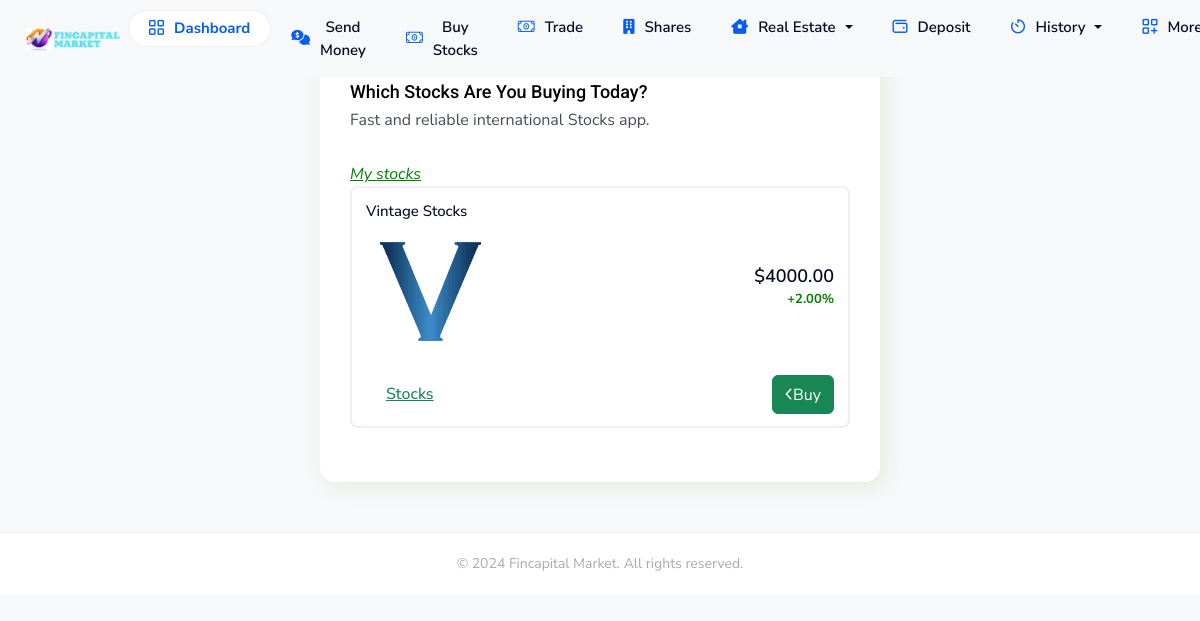
Page /comp_stocks (signed in) on the committed database.
### userapp/models.py (models this page shows)
class stocks_plan(models.Model):
    name = models.CharField(max_length=255)
    symbol = models.CharField(max_length=10, unique=True)
    image = models.FileField(upload_to='stocc/')
    description = models.TextField()
    current_price = models.DecimalField(max_digits=50, decimal_places=2)
    profit_active = models.BooleanField(default=True)  # Whether profit or loss is active
    profit_start_seconds = models.IntegerField(null=True, blank=True)  # Seconds to activate profit
    loss_start_seconds = models.IntegerField(null=True, blank=True)  # Seconds to activate loss
    profit_percentage = models.DecimalField(max_digits=5, decimal_places=2, default=5.00)
    loss_percentage = models.DecimalField(max_digits=5, decimal_places=2, default=5.00)

### userapp/views.py (the view)
# urls.py: path('comp_stocks',views.comp_stocks,name='comp_stocks'),
@login_required
def comp_stocks(request):
  user = request.user
  x = stocks_plan.objects.all()
  if request.method == 'POST':
     amount = request.POST.get('amount')
     a_id = request.POST.get('a_id')
     sp = stocks_plan.objects.get(id=a_id)
     cc = compStocks.objects.create(user=user,stocks_plan=sp,current_price=amount,transaction_type='buy')
     cc.save()
     messages.success(request,'stocks bought successfully')
     return redirect('stock_list')
  else:
   return render(request, 'user/comp_stocks.html',locals())

### userapp/context_processors.py (called while the page is built)
def notifications_processor(request):
    notif = None  # Initialize notifications as None
    if request.user.is_authenticated:  # Check if the user is logged in
        try:
            notif = notification.objects.filter(user=request.user)
        except notification.DoesNotExist:
            notif = None
    return {'notifications': notif}  # Return notifications to be available globally

### template/user/comp_stocks.html (shortened to what this page needs)
{% extends 'user/base.html' %}
{% load static %}
{% block content %}
        <div class="calculator" style="margin-top: 50px;">
            <div class="calculator-header">
                <h5 style="color: black;">Which stocks are you buying today?</h5>
                <p class="mb-0">Fast and reliable international Stocks app.</p>
            </div>
            <a href="/stock_list" style="margin-bottom: 2rem;color: green;font-style: italic;text-decoration: underline;">My stocks</a>
            <div class="calculator-body">
                <div class="row g-4">
                {% for x in x %}
                    <div class="col-12">
                        <div class="input-amount-box" id="inputAmountBox2">
                            <div class="input-amount-wrapper">
                                <label class="form-label mb-1">{{x.name}}</label>
                                <div class="input-amount-box-inner" id="inputAmountBoxInner2">
                                        <img class="img" id="{{x.image.url}}" src="{{x.image.url}}" alt="" style="width: 30%;border-radius: 20%;">
                                    <div class="text-area w-100">
                                        <div class=" gap-3 justify-content-between">
                                            <input type="text"
                                                   name="" readonly id="" placeholder="0.00"
                                                   value="${{x.current_price}}"
                                                   v-model="get_amount" @change="sendValue"
                                                   @keypress="onlyNumber"
                                                   onkeyup="this.value = this.value.replace (/^\.|[^\d\.]/g, '')"
                                                   @input="updateRecipientAmount">
                                        </div>
                                        <div class="stock">
       {% if x.profit_active %}
       <p id="percentage-change-{{ stock.id }}" class="percentage" style="text-align: end;"><span style="color: green;">+{{ x.profit_percentage }}%</span></p>
       {% else %}
       <p id="percentage-change-{{ stock.id }}" class="percentage" style="text-align: end;"><span style="color: red;">+{{ x.loss_percentage }}%</span></p>
       {% endif %}
   </div>
                                    </div>
                                </div>
                                  <div class="col-12">
                                    <div class="d-flex align-items-center justify-content-between gap-3 mt-20 ">
                                        <div class="">
                                            <a href="/comp_stocks" class="cmn-btn4 text-success">Stocks</a>
                                        </div>
                                        <div class="right-side d-flex align-items-center gap-3  order-1 order-sm-2">
                                            <a class="item showInfo btn btn-success" href="#"
                               data-trx_type="+"
                               data-remarks="Deposit"
                               data-note="Pending Deposit"
                               data-amount="{{x.name}} "
                               data-charge="${{x.current_price}}"
                               data-trxid="{{x.id}}"
                               data-trx_date="0 USD"
                               data-bs-toggle="modal"
                               data-bs-target="#infoViewModal{{x.id}}"
                            >
                                            <i class="fa-regular fa-angle-left"></i>Buy</a>
                                        </div>
                                    </div>
                                </div>
                            </div>
                        </div>
                    </div>
                   {% endfor %}
                </div>
            </div>
        </div>
{% endblock %}

### static/assets/themes/light/css/style.css (style rules this page uses)
:root { --body-font: "Jost", sans-serif; --heading-font: "Jost", sans-serif; --primary-color: #98b11f; --heading-color: #26282C; --black: #26282C; --grayish-blue: #929cbf; --white: #ffffff; --soft-blue: #C1BFFD; --grayish-violet: #f5f4f7; --btn-hover-bg: #839B1B; --soft-green: #ccf888; --soft-red: #d82a68; --lime-gray: #d0d0d0; --vivid-orange: #fb6116; --orange: #ff9a00; --orange-opacity-low: rgba(255, 153, 0, 0.3); --yellow: #fcc013; --input-color: #F5F4F7; --primary-color-opacity-low: rgba(152, 177, 31, 0.1); --soft-red-opacity-low: rgba(216, 42, 103, 0.1); --bg-color1: rgba(152, 177, 31, 0.1); --bg-color2: #F1F3F4; --bg-color3: #152748; --bg-color4: #273c57; --body-color: #474D57; --border-color1: #f2f2f2; --border-color2: #e1e1e1; --border-color3: rgb(51, 104, 250, 0.1); --shadow1: 0px 3px 5px 0px rgba(0, 0, 0, 0.10); --shadow2: 0px 0px 5px 0px rgba(0, 0, 0, 0.10); --shadow3: 5px 5px 20px rgba(54, 97, 252, .15); --shadow4: 5px 5px 20px rgb(152 177 31 / 15%); --transition: all .3s ease-in-out; }
*, *::after, *::before { box-sizing: border-box; padding: 0; margin: 0; }
body { font-family: var(--body-font); line-height: 1.5; color: var(--body-color); font-size: 16px; overflow-x: hidden; background-color: var(--white); }
html { scroll-behavior: smooth; overflow-x: hidden; }
.form-label { color: var(--heading-color); text-transform: capitalize; }
p { color: #474D57; margin-bottom: 10px; line-height: 1.5; }
h1, h2, h3, h4, h5 { font-family: var(--heading-font); font-weight: 500; line-height: 1.3; color: var(--heading-color); }
h5 { font-size: 20px; margin-bottom: 5px; font-weight: 500; }
img { max-width: 100%; height: auto; }
.mt-20 { margin-top: 20px; }
.calculator { max-width: 560px; margin: 0 auto; padding: 30px; border-radius: 15px; box-shadow: var(--shadow4); background-color: var(--white); }
.calculator .calculator-header { margin-bottom: 20px; }
.input-amount-box { border-radius: 8px; font-size: 13px; position: relative; }
.input-amount-box .input-amount-wrapper { background-color: #f2f3ee; border-radius: 8px; padding: 16px; z-index: 1; position: relative; text-align: start; }
.input-amount-box .input-amount-box-inner { display: flex; align-items: center; gap: 10px; }
.input-amount-box input { border: none; outline: none; background-color: transparent; text-align: end; font-size: 18px; font-weight: 600; width: 100%; }
@media (max-width: 1400px) { h5 { font-size: 18px; } }

### template/user/comp_stocks.html (style rules this page uses)
.percentage { font-size: 13px; font-weight: bold; }

### rows in the picture
stocks_plan: name "Vintage Stocks", image (picture), current_price "$4000.00", profit_percentage "2.00"
